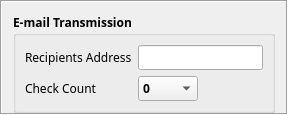
          <widget class="QFrame" name="frame_bottom">
           <property name="frameShape">
            <enum>QFrame::Box</enum>
           </property>
           <property name="frameShadow">
            <enum>QFrame::Sunken</enum>
           </property>
           <layout class="QVBoxLayout" name="verticalLayout_7">
            <property name="bottomMargin">
             <number>0</number>
            </property>
            <item>
             <widget class="QGroupBox" name="groupBox_email">
              <property name="font">
               <font>
                <family>맑은 고딕</family>
                <pointsize>9</pointsize>
                <weight>75</weight>
                <bold>true</bold>
               </font>
              </property>
              <property name="title">
               <string>E-mail Transmission</string>
              </property>
              <property name="flat">
               <bool>true</bool>
              </property>
              <layout class="QGridLayout" name="gridLayout_3" columnstretch="1,3">
               <property name="leftMargin">
                <number>9</number>
               </property>
               <property name="topMargin">
                <number>9</number>
               </property>
               <property name="rightMargin">
                <number>9</number>
               </property>
               <property name="bottomMargin">
                <number>9</number>
               </property>
               <item row="0" column="0">
                <widget class="QLabel" name="label_email_address">
                 <property name="font">
                  <font>
                   <family>맑은 고딕</family>
                   <pointsize>9</pointsize>
                   <weight>50</weight>
                   <bold>false</bold>
                  </font>
                 </property>
                 <property name="toolTip">
                  <string>email_tooltip</string>
                 </property>
                 <property name="text">
                  <string>Recipients Address</string>
                 </property>
                </widget>
               </item>
               <item row="1" column="1">
                <widget class="QComboBox" name="comboBox_email_count">
                 <property name="maximumSize">
                  <size>
                   <width>60</width>
                   <height>16777215</height>
                  </size>
                 </property>
                 <property name="font">
                  <font>
                   <family>맑은 고딕</family>
                   <pointsize>9</pointsize>
                   <weight>75</weight>
                   <bold>true</bold>
                  </font>
                 </property>
                 <property name="toolTip">
                  <string>email_tooltip</string>
                 </property>
                 <property name="layoutDirection">
                  <enum>Qt::LeftToRight</enum>
                 </property>
                 <property name="currentIndex">
                  <number>0</number>
                 </property>
                 <property name="maxVisibleItems">
                  <number>11</number>
                 </property>
                 <item>
                  <property name="text">
                   <string notr="true">0</string>
                  </property>
                 </item>
                 <item>
                  <property name="text">
                   <string notr="true">1</string>
                  </property>
                 </item>
                 <item>
                  <property name="text">
                   <string notr="true">2</string>
                  </property>
                 </item>
                 <item>
                  <property name="text">
                   <string notr="true">3</string>
                  </property>
                 </item>
                 <item>
                  <property name="text">
                   <string notr="true">4</string>
                  </property>
                 </item>
                 <item>
                  <property name="text">
                   <string notr="true">5</string>
                  </property>
                 </item>
                 <item>
                  <property name="text">
                   <string notr="true">6</string>
                  </property>
                 </item>
                 <item>
                  <property name="text">
                   <string notr="true">7</string>
                  </property>
                 </item>
                 <item>
                  <property name="text">
                   <string notr="true">8</string>
                  </property>
                 </item>
                 <item>
                  <property name="text">
                   <string notr="true">9</string>
                  </property>
                 </item>
                 <item>
                  <property name="text">
                   <string notr="true">10</string>
                  </property>
                 </item>
                </widget>
               </item>
               <item row="0" column="1">
                <widget class="QLineEdit" name="lineEdit_email_address">
                 <property name="font">
                  <font>
                   <family>맑은 고딕</family>
                   <pointsize>9</pointsize>
                   <weight>75</weight>
                   <bold>true</bold>
                  </font>
                 </property>
                 <property name="toolTip">
                  <string>email_tooltip</string>
                 </property>
                 <property name="maxLength">
                  <number>250</number>
                 </property>
                </widget>
               </item>
               <item row="1" column="0">
                <widget class="QLabel" name="label_email_count">
                 <property name="font">
                  <font>
                   <family>맑은 고딕</family>
                   <pointsize>9</pointsize>
                   <weight>50</weight>
                   <bold>false</bold>
                  </font>
                 </property>
                 <property name="toolTip">
                  <string>email_tooltip</string>
                 </property>
                 <property name="text">
                  <string>Check Count</string>
                 </property>
                </widget>
               </item>
              </layout>
             </widget>
            </item>
           </layout>
          </widget>
